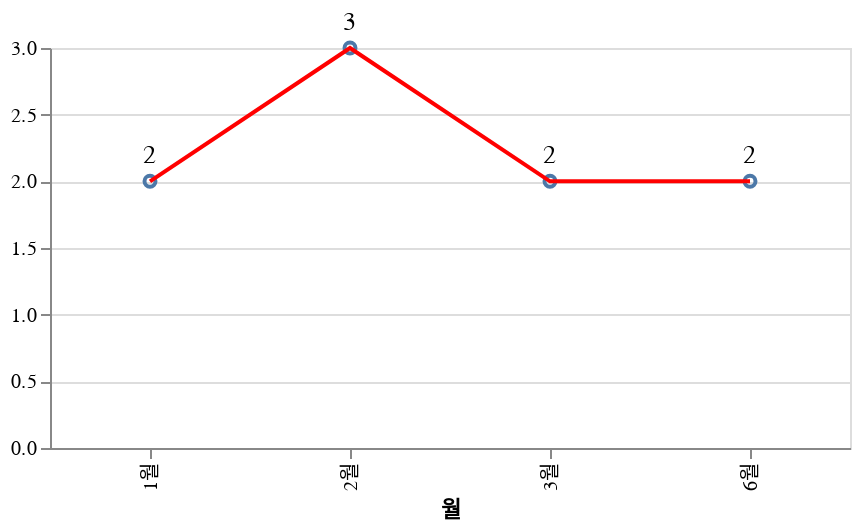

Notebook code cell kept with this figure:
### Markdown cell above
### NA

### Code cell
regex = '^(NA|Global)'
df_filtered = df[df['리전'].apply(lambda x: True if re.search(regex, x) else False) & (df['테넌트']== 'PRD') & (df['진행상태']=='완료')]
source = df_filtered
chart = get_lineChart(source)
chart

### Figure 1 — Vega-Lite specification as saved in the notebook (floating-point values rounded to 4 significant figures)
{"config": {"view": {"continuousWidth": 400, "continuousHeight": 300}}, "layer": [{"mark": "point", "encoding": {"x": {"field": "월", "type": "nominal"}, "y": {"aggregate": "count", "type": "quantitative"}}}, {"mark": {"type": "line", "color": "red"}, "encoding": {"x": {"field": "월", "type": "nominal"}, "y": {"aggregate": "count", "title": "", "type": "quantitative"}}}, {"mark": {"type": "text", "align": "center", "baseline": "line-top", "color": "black", "dy": -20, "fontSize": 13}, "encoding": {"text": {"aggregate": "count", "field": "성패", "type": "quantitative"}, "x": {"field": "월", "type": "nominal"}, "y": {"aggregate": "count", "title": "", "type": "quantitative"}}}], "data": {"name": "data-6630b8d15941ff9cc539678ab4c3ec80"}, "height": 200, "width": 400, "$schema": "https://vega.github.io/schema/vega-lite/v4.17.0.json", "datasets": {"data-6630b8d15941ff9cc539678ab4c3ec80": [{"년도": "22년", "월": "1월", "리전": "NA", "AZ": "1센터", "테넌트": "PRD", "진행상태": "완료", "성패": "성공", "Ticket": "NACLOUD-1139", "Summary": "URI 리디렉션 제거 요청", "Description": "로드밸런서"}, {"년도": "22년", "월": "1월", "리전": "NA", "AZ": "1센터", "테넌트": "PRD", "진행상태": "완료", "성패": "성공", "Ticket": "NACLOUD-1073", "Summary": "MongoDB VM 리소스 증설 요청", "Description": "컴퓨트"}, {"년도": "22년", "월": "2월", "리전": "NA", "AZ": "1센터", "테넌트": "PRD", "진행상태": "완료", "성패": "성공", "Ticket": "NACLOUD-1156", "Summary": "Tibero 라이선스 교체 요청", "Description": "DB"}, {"년도": "22년", "월": "2월", "리전": "NA", "AZ": "1센터", "테넌트": "PRD", "진행상태": "완료", "성패": "성공", "Ticket": "NACLOUD-1188", "Summary": "방화벽 OS 업그레이드", "Description": "방화벽"}, {"년도": "22년", "월": "2월", "리전": "NA", "AZ": "1센터", "테넌트": "PRD", "진행상태": "완료", "성패": "성공", "Ticket": "CNCLOUD-1808", "Summary": "[vTwin] k8s 버전 업그레이드 신청", "Description": "k8s"}, {"년도": "22년", "월": "3월", "리전": "NA", "AZ": "1센터", "테넌트": "PRD", "진행상태": "완료", "성패": "성공", "Ticket": "NACLOUD-1275", "Summary": "DKC SSL 인증서(TLS 1.0/1.1 -> TLS1.2) 변경 요청", "Description": "로드밸런서"}, {"년도": "22년", "월": "3월", "리전": "NA", "AZ": "1센터", "테넌트": "PRD", "진행상태": "완료", "성패": "성공", "Ticket": "NACLOUD-982", "Summary": "BIOS 및 iDrac 버전이 낮아 업그레이드 진행", "Description": "컴퓨트"}, {"년도": "22년", "월": "6월", "리전": "NA", "AZ": "1센터", "테넌트": "PRD", "진행상태": "완료", "성패": "성공", "Ticket": "NACLOUD-1477", "Summary": "Rancher-webhook-tls 인증서갱신", "Description": "rancher"}, {"년도": "22년", "월": "6월", "리전": "NA", "AZ": "1센터", "테넌트": "PRD", "진행상태": "완료", "성패": "성공", "Ticket": "NACLOUD-1448", "Summary": "기존 LB에 멤버 추가", "Description": "로드밸런서"}]}}
